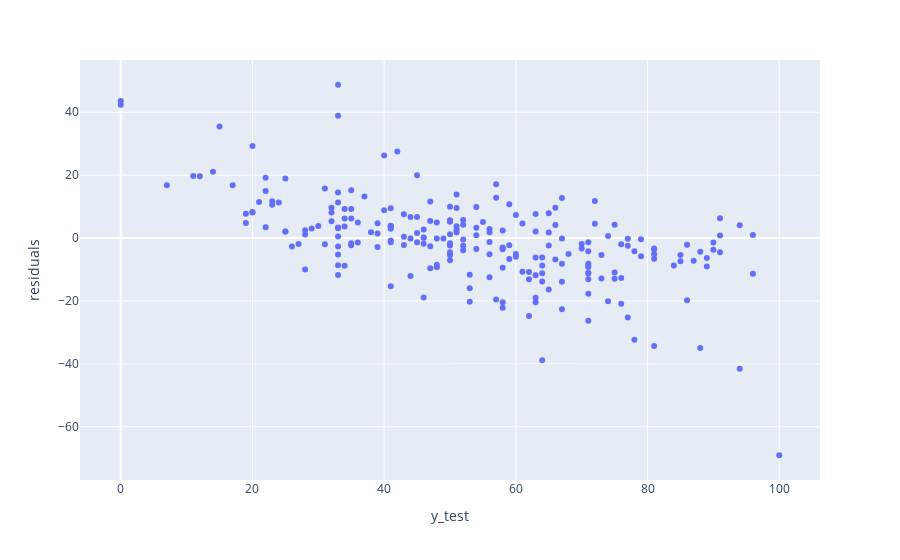

The notebook cell this image was saved under:
### Code cell
fig = px.scatter(residual_data, x='y_test', y='residuals')

fig.show()

### Figure 1 — Plotly figure (JSON) as saved in the notebook; plotly's stock layout.template omitted (floating-point values rounded to 4 significant figures; data arrays with more than 128 entries replaced by an {"elided": "..."} marker saying what was removed)
{"data": [{"hovertemplate": "y_test=%{x}<br>residuals=%{y}<extra></extra>", "legendgroup": "", "marker": {"color": "#636efa", "symbol": "circle"}, "mode": "markers", "name": "", "orientation": "v", "showlegend": false, "type": "scatter", "x": {"elided": "232 int values"}, "xaxis": "x", "y": {"elided": "232 float values"}, "yaxis": "y"}], "layout": {"legend": {"tracegroupgap": 0}, "margin": {"t": 60}, "xaxis": {"anchor": "y", "domain": [0, 1], "title": {"text": "y_test"}}, "yaxis": {"anchor": "x", "domain": [0, 1], "title": {"text": "residuals"}}}}
